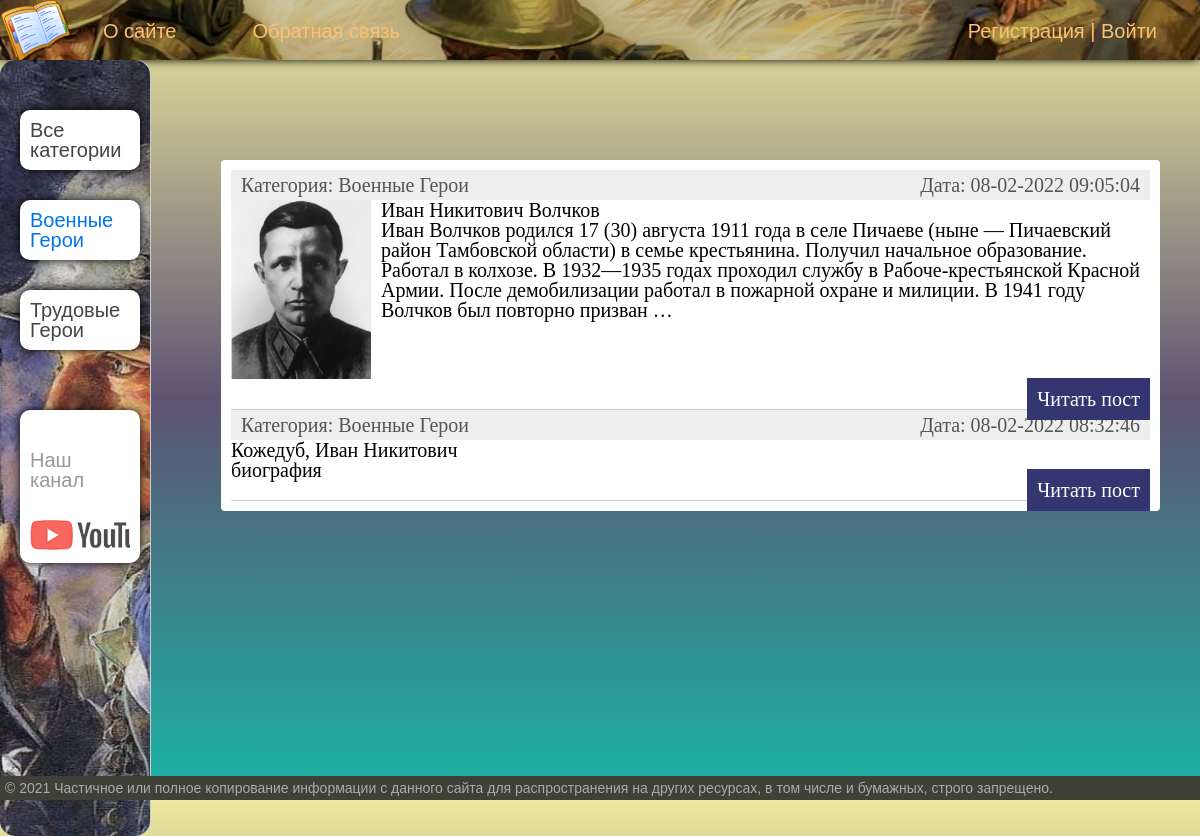
The page /category/voenye-geroi/ on the database as committed earlier.
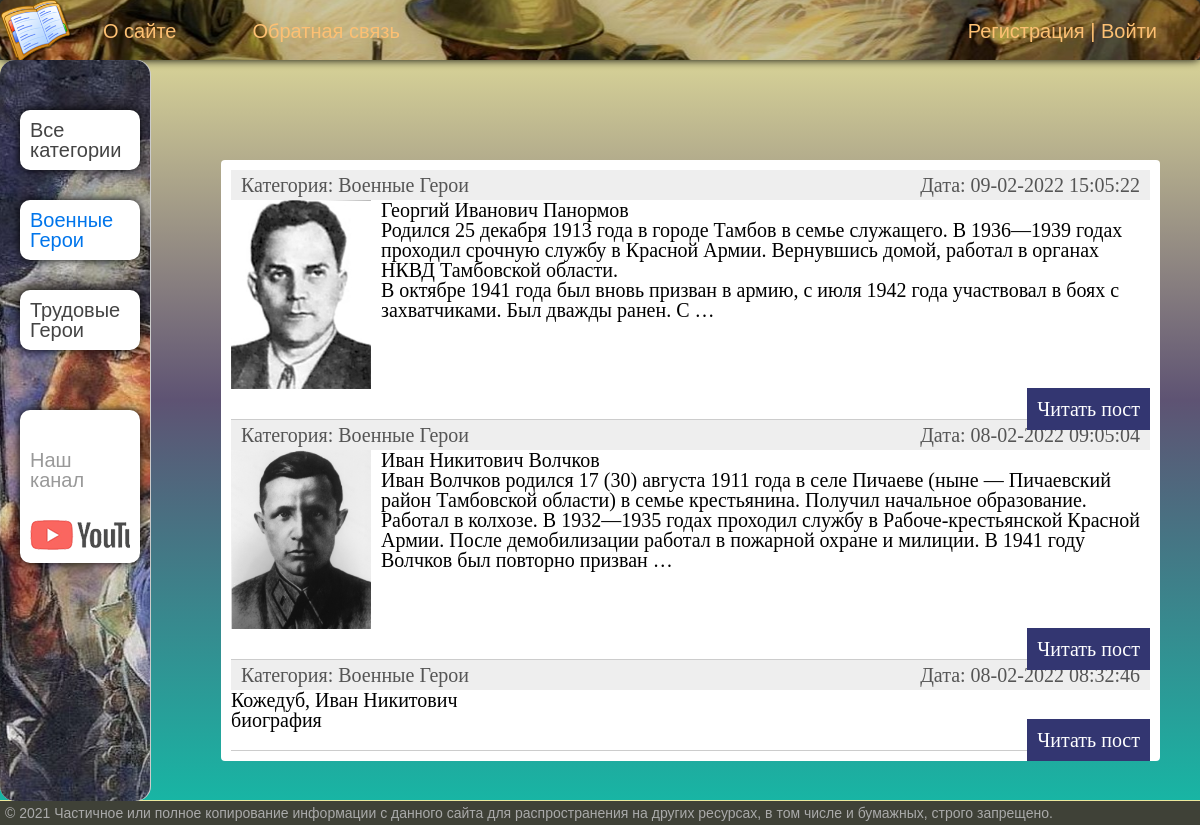
The same page on the database as committed later.
### heroes/models.py (models this page shows, shortened)
class Category(models.Model):
    name = models.CharField(max_length=100, db_index=True, verbose_name="Категория")
    slug = models.SlugField(max_length=255, unique=True, db_index=True, verbose_name="URL")
    def __str__(self):
        return self.name
    def get_absolute_url(self):
        return reverse('category', kwargs={'rub_slug': self.slug})
    class Meta:
        verbose_name = 'Категория'
        verbose_name_plural = 'Категории'
        ordering = ['id']

class Heroes(models.Model):
    title = models.CharField(max_length=255, verbose_name="Заголовок")
    slug = models.SlugField(max_length=255, unique=True, db_index=True, verbose_name="URL")
    content = models.TextField(blank=True, verbose_name="Текст статьи")
    photo = models.ImageField(upload_to="photos/%Y/%m/%d/", verbose_name="Фото")
    time_create = models.DateTimeField(auto_now_add=True, verbose_name="Время создания")
    time_update = models.DateTimeField(auto_now=True, verbose_name="Время изменения")
    is_published = models.BooleanField(default=True, verbose_name="Публикация")
    rub = models.ForeignKey('Category', on_delete=models.PROTECT, verbose_name="Категории")
    def get_absolute_url(self):
        return reverse('post', kwargs={'post_slug': self.slug})
    class Meta:
        verbose_name = 'Герои Мировых Воин'
        verbose_name_plural = 'Герои Мировых Войн'
        ordering = ['-time_create', 'title']

### heroes/views.py (the view)
# urls.py: path('category/<slug:rub_slug>/', HeroesCategory.as_view(), name='category'),
class HeroesCategory(DataMixin, ListView):
    model = Heroes
    template_name = 'heroes/index.html'
    context_object_name = 'posts'
    allow_empty = False
    def get_queryset(self):
        return Heroes.objects.filter(rub__slug=self.kwargs['rub_slug'], is_published=True).select_related('rub')
    def get_context_data(self, *, object_list=None, **kwargs):
        context = super().get_context_data(**kwargs)
        c = Category.objects.get(slug = self.kwargs['rub_slug'])
        c_def = self.get_user_context(title='Категория - ' + str(c.name),rub_selected=c.pk)
        return dict(list(context.items()) + list(c_def.items()))

### heroes/utils.py (called while the page is built)
    def get_user_context(self, **kwargs):
        context = kwargs
        rubs = cache.get('rubs')
        if not rubs:
            rubs = Category.objects.annotate(Count('heroes'))
            cache.set('rubs', rubs, 60)
        user_menu = menu.copy()
        if not self.request.user.is_authenticated :
            user_menu.pop(1)
        context['menu'] = user_menu
        context['rubs'] = rubs
        if 'rub_selected' not in context:
            context['rub_selected'] = 0
        return context

### heroes/templates/heroes/index.html (shortened to what this page needs)
{% extends 'heroes/base.html' %}
{% block content %}
<ul class="list-articles">
	{% for p in posts %}
			<li><div class="article-panel">
	<p class="first">Категория: {{p.rub}}</p>
	<p class="last">Дата: {{p.time_update|date:"d-m-Y H:i:s"}}</p>
</div>
{% if p.photo %}
	<p><img class="img-article-left thumb" src="{{p.photo.url}}"></p>
{% endif %}
				<h2>{{p.title}}</h2>
	{% autoescape on %}
	{{p.content|linebreaks|truncatewords:50}}
	{% endautoescape %}
			<p class="link-read-post"><a href="{{ p.get_absolute_url }}">Читать пост</a></p>
			</li>
	{% endfor %}
</ul>
{% endblock %}

### heroes/templates/heroes/base.html (shortened to what this page needs)
{% load static %}
{% load heroes_tags %}
<!DOCTYPE html>
<html>
<head>
	<link type="text/css" href="{% static 'heroes/css/styles.css' %}" rel="stylesheet" />
</head>
<body>
<table class="table-page" border=0 cellpadding="0" cellspacing="0">
<tr><td valign=top>
{% block mainmenu %}
		<div class="header">
			<ul id="mainmenu" class="mainmenu">
			<li class="logo"><a href="{% url 'home' %}"><div class="logo"></div></a></li>
{% for m in menu %}
			<li><a href="{% url m.url_name %}">{{m.title}}</a></li>
{% endfor %}
			{% if request.user.is_authenticated %}
			<li class = "last">{{user.username}} | <a href="{% url 'logout'%}">Выйти</a></li>
			{% else %}
			<li class="last"><a href="{% url 'register' %}">Регистрация</a> | <a href="{% url 'login' %}">Войти</a></li>
			{% endif%}
		</ul>
		</div>
{% endblock mainmenu %}
<table class="table-content" border=0 cellpadding="0" cellspacing="0">
<tr>
{% load cache %}
{% cache 60 sidebar %}
<td valign="top" class="left-chapters">
	<ul id="leftchapters">
{% if rub_selected == 0 %}
		<li class="selected">Все категории</li>
{% else %}
		<li><a href="{% url 'home' %}">Все категории</a></li>
{% endif %}
{% for c in rubs %}
{% if c.heroes__count > 0 %}
	{% if c.pk == rub_selected %}
		<li class="selected">{{c.name}}</li>
	{% else %}
		<li><a href="{{ c.get_absolute_url }}">{{c.name}}</a></li>
	{% endif %}
{% endif %}
{% endfor %}
{% endcache %}
		<li class="share">
		<p>Наш канал</p>
		<a class="share-yt" href="https://www.youtube.com/channel/UClJzWfGWuGJL2t-3dYKcHTA/playlists" target="_blank" rel="nofollow"></a>
		</li>
	</ul>
</td>
<td valign="top" class="content">
	<div class="content-text">
{% block content %}
{% endblock %}
	</div>
</td></tr></table>
</td></tr>
<tr><td valign=top>
	<div id="footer">
		<p>&copy; 2021 Частичное или полное копирование информации с данного сайта для распространения на других ресурсах, в том числе и бумажных, строго запрещено.</p>
	</div>
</td></tr></table>
</body>
</html>

Rows that differ between the two databases and show on the page:
added Heroes: rub "Военные Герои", time_update "09-02-2022 15:05:22", photo (picture), title "Георгий Иванович Панормов", content "Родился 25 декабря 1913 года в городе Тамбов в семье служащего. В 1936—1939 годах проходил срочную службу в Красной Армии. Вернувшись домой, работал в органах НКВД Тамбовской области. В октябре 1941 года был вновь призван в армию, с июля 1942 года участвовал в боях с захватчиками. Был дважды ранен. С …"
